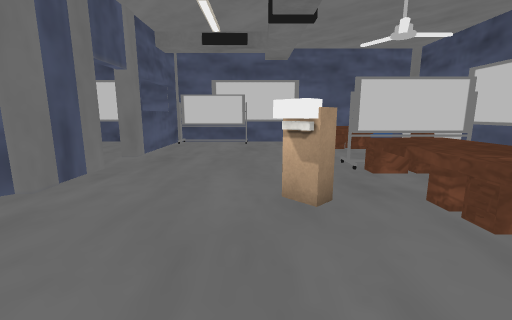
View 1 (above)

14 first-person views from a walk through a scene from a Unity 3-D project. The camera is 1.4 m above the floor, tilts 10° down and sees 90° across. Doors are open. The floor is counted in squares, 1 m on a side. Each view is taken from the middle of a square. On the plan, view 1 faces up. The plan holds only what a view shows up to about 13 squares ahead; the rest is blank. The player character is not drawn. Some surface patterns are stand-ins.

View 2
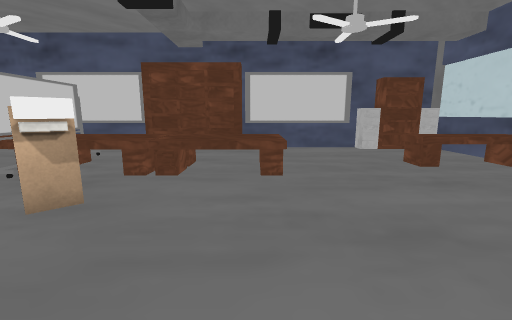

View 3
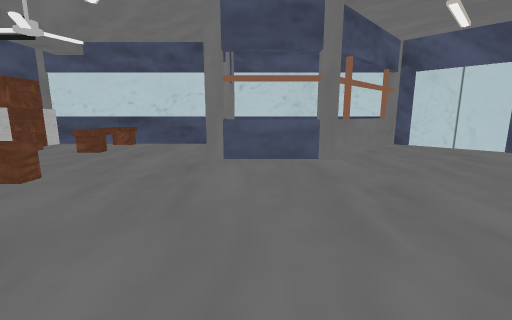

View 4
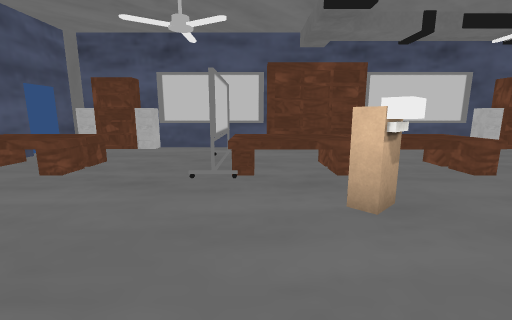

View 5
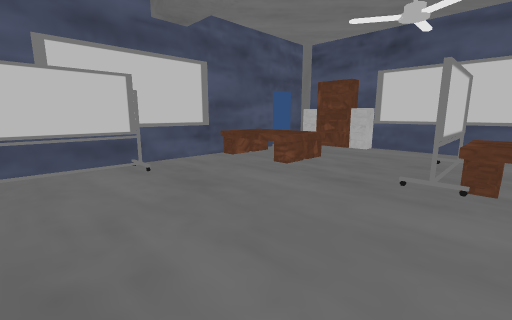

View 6
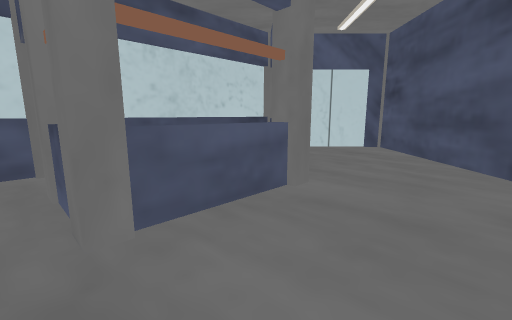

View 7
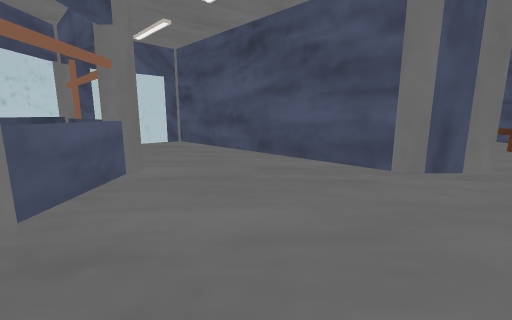

View 8
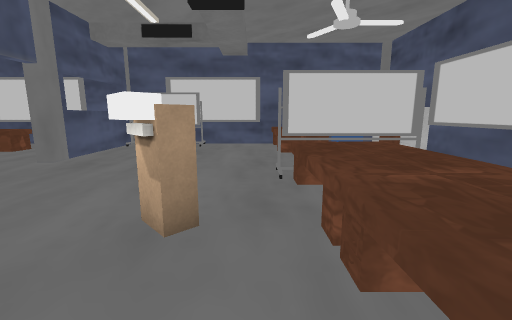

View 9
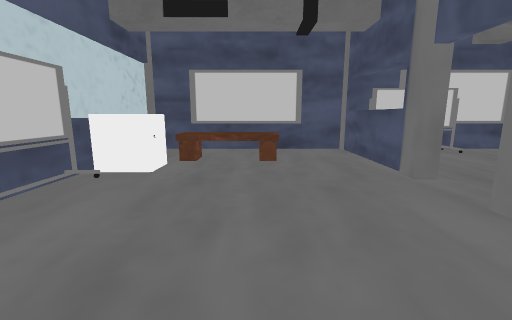

View 10
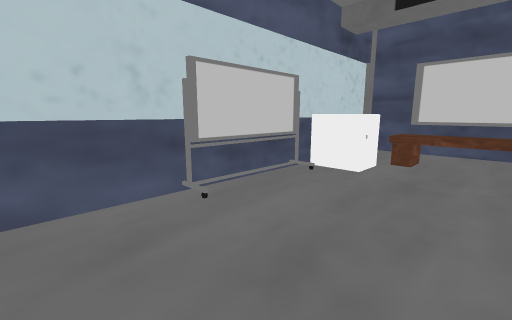

View 11
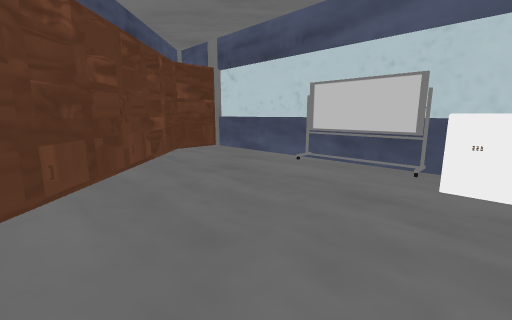

View 12
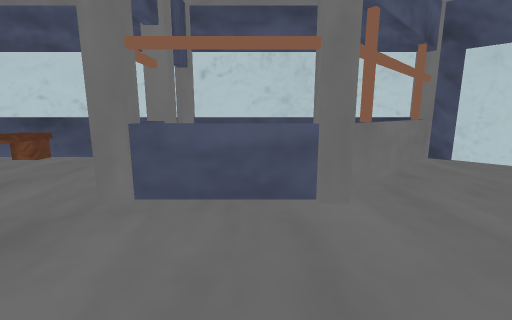

View 13
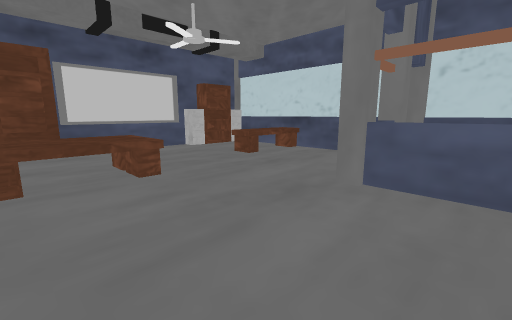

View 14
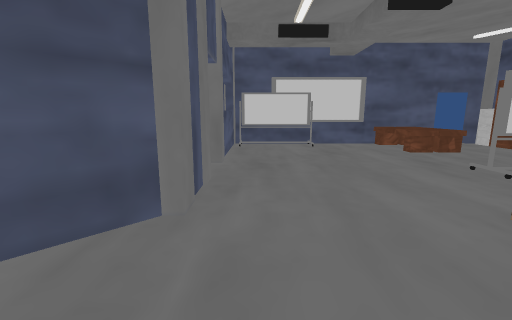

### Floor plan
Key: @ floor where view 1 was taken; # wall or solid block; x gap in a wall; . floor; D open door; = window, fence, low wall or low ledge; ^ raised ledge; O other object.
Columns run from 12 left of view 1 to 8 right of it. Each row starts with its distance up from view 1.
 14 ##################DDx
 13 #.......####...^^^..#
 12 #.......#......^^^..#
 11 #.^^^...#......^^^..#
 10 #O......#...........#
  9 #O......#...........#
  8 #.......D...........#
  7 #.......D......###..#
  6 #.......#......^^^..#
  5 #......##......^^^..#
  4 #.....##.....O.^^^..#
  3 #....##........^^^..#
  2 #...##.........^^^..#
  1 #..##..........^^^..#
  0 ####........@.......#
 -1  ##.................#
 -2 ##......#^^^........#
 -3 #......#^  ^........#
 -4 ##....=    #....^^..#
 -5  ##..=     D....^^..#
 -6   ###      D....^^..#
 -7     #################

Where each view was taken, in squares from view 1:
view 1: 0 up, 0 right, facing up
view 2: 1 up, 3 left, facing right
view 3: 6 up, 2 left, facing down
view 4: 6 up, 3 left, facing right
view 5: 6 up, 3 left, facing up-right
view 6: 1 up, 0 right, facing down-left
view 7: 1 up, 2 right, facing left
view 8: 1 up, 2 right, facing up
view 9: 3 up, 8 left, facing up
view 10: 3 up, 8 left, facing up-left
view 11: 10 up, 5 left, facing down-left
view 12: 2 up, 3 left, facing down
view 13: 3 up, 3 left, facing down-right
view 14: 1 up, 3 left, facing up
